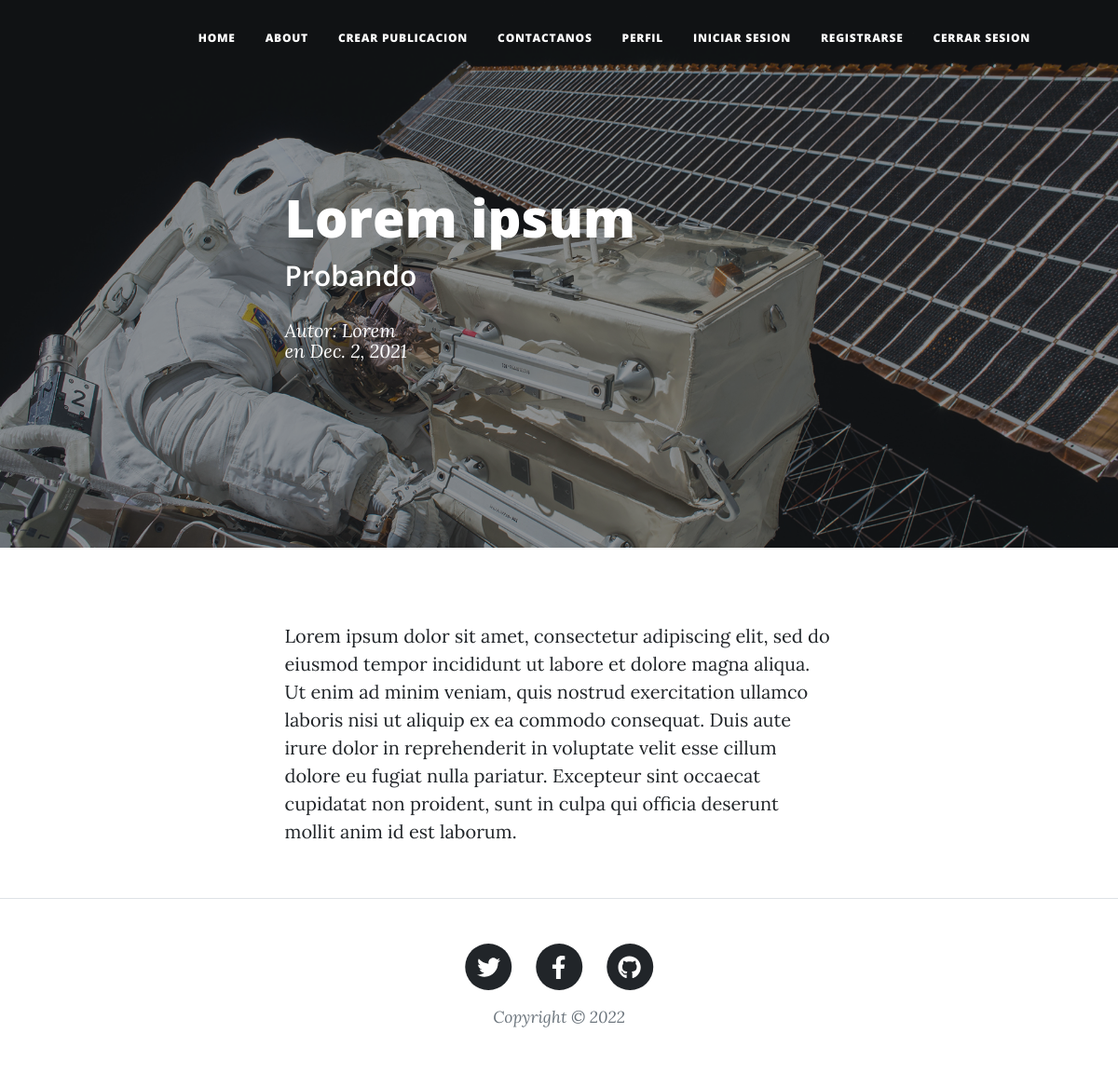
/blogDetail/1 (signed in), run on the app's committed database.
### Blog/models.py (models this page shows, shortened)
class Post(models.Model):
    titulo = models.CharField(max_length=40)
    subtitulo = models.CharField(max_length=40)
    cuerpo = models.TextField()
    fecha = models.DateField()
    autor = models.CharField(max_length=40)

### Blog/views.py (the view)
# urls.py: path('blogDetail/<pk>', views.BlogDetail.as_view(), name="Detail"),
class BlogDetail(LoginRequiredMixin,DetailView):
    model = Post
    template_name = "Blog/blogDetail.html"

### Blog/templates/Blog/blogDetail.html
{% extends 'Blog/padre.html' %}
{% load static %}
{% block header %}
<header class="masthead" style="background-image: url('assets/img/post-bg.jpg')">
    <div class="container position-relative px-4 px-lg-5">
        <div class="row gx-4 gx-lg-5 justify-content-center">
            <div class="col-md-10 col-lg-8 col-xl-7">
                <div class="post-heading">
                    <h1>{{ post.titulo }}</h1>
                    <h2 class="subheading">{{ post.subtitulo }}</h2>
                    <span class="meta">
                        Autor:
                        <a>{{ post.autor }}</a>
                        <br>
                        en {{ post.fecha }}
                    </span>
                </div>
            </div>
        </div>
    </div>
</header>
{% endblock %}
{% block contenidoQueCambia %}
<article class="mb-4">
    <div class="container px-4 px-lg-5">
        <div class="row gx-4 gx-lg-5 justify-content-center">
            <div class="col-md-10 col-lg-8 col-xl-7">
                <p>{{ post.cuerpo }}</p>
            </div>
        </div>
    </div>
</article>
{% endblock %}

### data on the page
Post: titulo "Lorem ipsum", subtitulo "Probando", autor "Lorem", fecha "Dec. 2, 2021", cuerpo "Lorem ipsum dolor sit amet, consectetur adipiscing elit, sed do eiusmod tempor incididunt ut labore et dolore magna aliqua. Ut enim ad minim veniam, quis nostrud exercitation ullamco laboris nisi ut aliquip ex ea commodo consequat. Duis aute irure dolor in reprehenderit in voluptate velit esse cillum dolore eu fugiat nulla pariatur. Excepteur sint occaecat cupidatat non proident, sunt in culpa qui officia deserunt mollit anim id est laborum."
